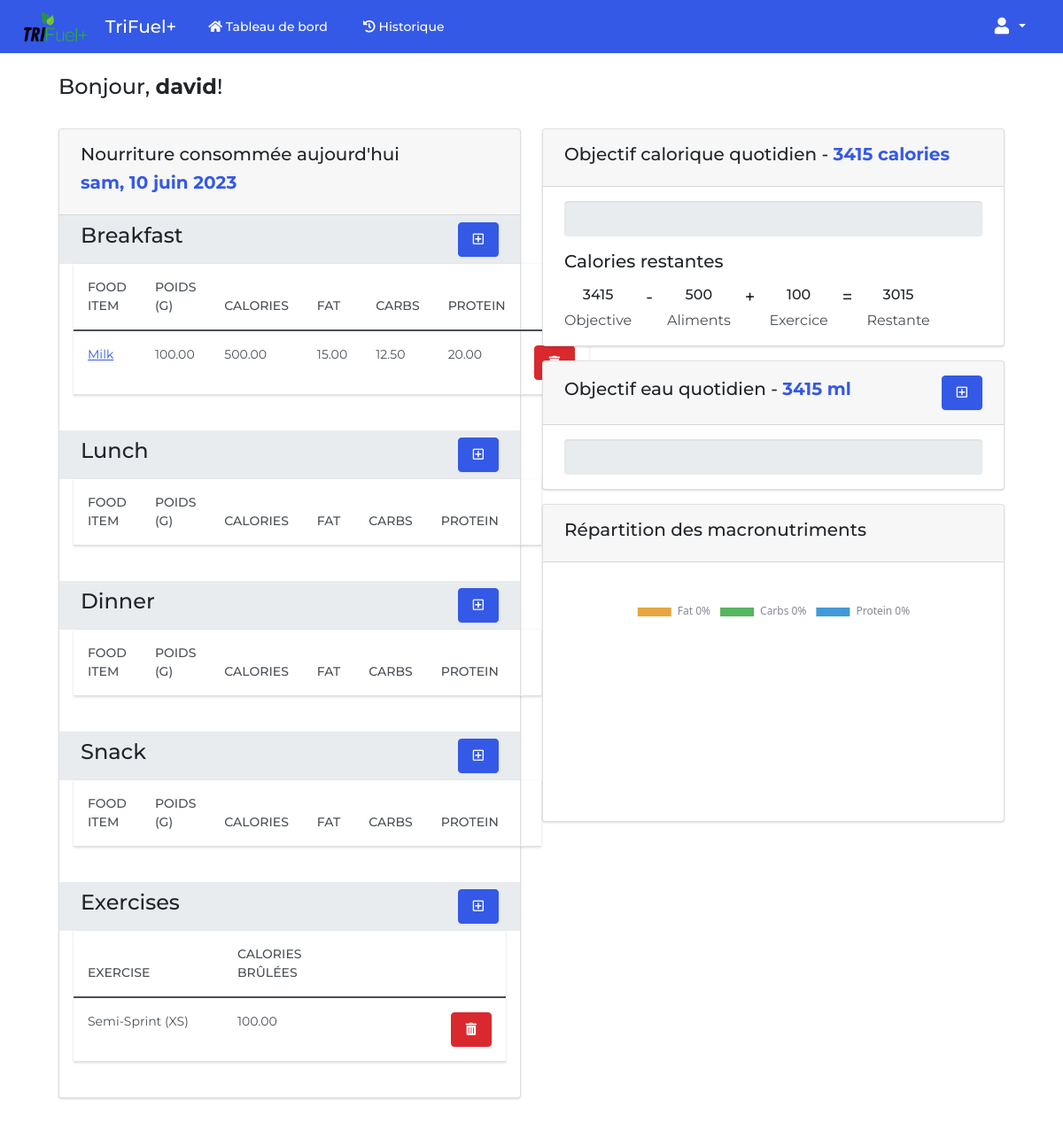
The app's page /dashboard (signed in), older data.
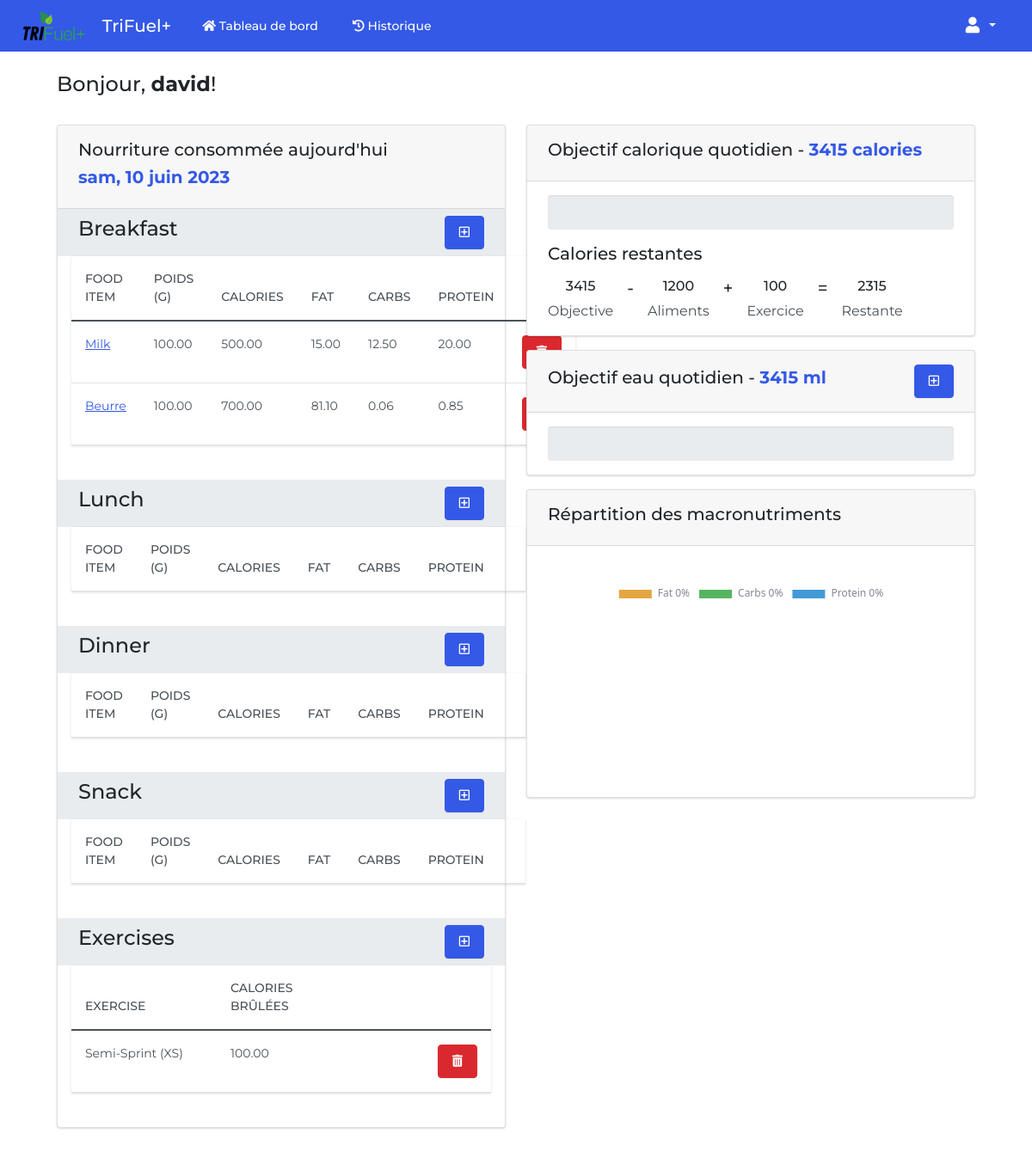
The same page, newer data.
### foodtracker/models.py (models this page shows, shortened)
class DailyFoodDetails(models.Model):
    class DaySection(models.TextChoices):
        BREAKFAST = ('BREAKFAST', 'Breakfast')
        LUNCH = ('LUNCH', 'Lunch')
        DINNER = ('DINNER', 'Dinner')
        SNACK = ('SNACK', 'Snack')
    detail_food = models.ForeignKey(DailyFood, on_delete=models.CASCADE, related_name='dailyfooddetails')
    aliment = models.ForeignKey(Aliment, null=True, on_delete=models.CASCADE)
    day_section = models.CharField(max_length=15, choices=DaySection.choices)
    weight_g = models.DecimalField(max_digits=8, decimal_places=2)
    energy_value = models.DecimalField(max_digits=8, decimal_places=2)
    total_energy_value = models.DecimalField(max_digits=8, decimal_places=2, null=True)
    protein =  models.DecimalField(max_digits=7, decimal_places=2)
    carboheidrates = models.DecimalField(max_digits=7, decimal_places=2)
    fat = models.DecimalField(max_digits=7, decimal_places=2)
    class Meta:
        db_table = 'dailyfooddetails'

class Aliment(models.Model):
    image = models.ImageField(upload_to='images/')
    name = models.CharField(max_length=255)
    category = models.ForeignKey(AlimentCategory, null=True, on_delete=models.SET_NULL, related_name='aliments')
    weight_g = models.DecimalField(max_digits=8, decimal_places=2)
    energy_value = models.DecimalField(max_digits=8, decimal_places=2)
    total_energy_value = models.DecimalField(max_digits=8, decimal_places=2, null=True)
    protein =  models.DecimalField(max_digits=7, decimal_places=2)
    carboheidrates = models.DecimalField(max_digits=7, decimal_places=2)
    fat = models.DecimalField(max_digits=7, decimal_places=2)
    class Meta:
        db_table = 'aliments'

class DailyExerciseDetails(models.Model):
    class ExerciseType(models.TextChoices):
        SEMI_SPRINT_XS = ('SEMI_SPRINT_XS', 'Semi-Sprint (XS)')
        SPRINT_S = ('SPRINT_S', 'Sprint (S)')
        OLYMPIQUE_M = ('OLYMPIQUE_M', 'Olympique (M)')
        TRIATHLON_L = ('TRIATHLON_L', 'Triathlon (L)')
        TRIATHLON_XL = ('TRIATHLON_XL', 'Triathlon (XL)')
    detail_food = models.ForeignKey(DailyFood, on_delete=models.CASCADE, related_name='dailyexercisedetails')
    exercise_type = models.CharField(max_length=255, choices=ExerciseType.choices)
    burned_calories = models.DecimalField(max_digits=8, decimal_places=2, null=True)
    class Meta:
        db_table = 'dailyexercisedetails'

### foodtracker/views.py (the view)
# urls.py: path('dashboard', views.dashboard, name='dashboard'),
@login_required
def dashboard(request):
    if request.user.role == User.UserRoles.TRIATHLETE:
        try:
            daily_food = DailyFood.objects.get(date=timezone.localdate(), athlete_id=request.user.id)
            daily_food_details = DailyFoodDetails.objects.filter(detail_food__id=daily_food.id)
            breakfast = daily_food_details.filter(day_section=DailyFoodDetails.DaySection.BREAKFAST)
            lunch = daily_food_details.filter(day_section=DailyFoodDetails.DaySection.LUNCH)
            dinner = daily_food_details.filter(day_section=DailyFoodDetails.DaySection.DINNER)
            snack = daily_food_details.filter(day_section=DailyFoodDetails.DaySection.SNACK)
            exercises = DailyExerciseDetails.objects.filter(detail_food__id=daily_food.id)
            goal_count = request.user.profile_triathlete.depense_energetique_journaliere
            aliments_count = builtins.sum(builtins.map(lambda x: x.total_energy_value, daily_food_details))
            exercise_count = builtins.sum(builtins.map(lambda x: x.burned_calories, exercises))
            remaining_count = goal_count - aliments_count + exercise_count
            daily_water_goal = daily_food.daily_water_consumption
            water_consumption_count = daily_food.water_consumption_count
        except DailyFood.DoesNotExist:
            daily_food = DailyFood.objects.create(
                athlete=request.user,
                daily_water_consumption=request.user.profile_triathlete.daily_water_consumption,
            )
            breakfast = []
            lunch = []
            dinner = []
            snack = []
            exercises = []
            goal_count = request.user.profile_triathlete.depense_energetique_journaliere
            aliments_count = 0
            exercise_count = 0
            remaining_count = goal_count - aliments_count + exercise_count
            daily_water_goal = request.user.profile_triathlete.daily_water_consumption
            water_consumption_count = 0
        return render(request, 'athelete_dashboard.html', {
            'breakfast': breakfast,
            'lunch': lunch,
            'dinner': dinner,
            'snack': snack,
            'exercises': exercises,
            'goal_count': goal_count,
            'aliments_count': aliments_count,
            'exercise_count': exercise_count,
            'remaining_count': remaining_count,
            'daily_water_goal': daily_water_goal,
            'water_consumption_count': water_consumption_count,
        })
    elif request.user.role == User.UserRoles.ENTRAINEUR:
        triathlete = Triathlete.objects.all()
        return render(request, 'trainer_dashboard.html', {
            'triathlete': triathlete,
        })
    elif request.user.role == User.UserRoles.ADMIN:
        return redirect(reverse('triathletes'))
    return render(request, 'dashboard.html')

### templates/athelete_dashboard.html (shortened to what the changed rows need)
{% extends 'base.html' %}
{% load static %}
{% block body %}
<div class='py-4 mt-auto'>
  <div class='container-fluid px-4'>
    <div class='row justify-content-center'>
      <div class='col-xl-12'>
        <div class='row'>
          <div class='col-md-6 mt-4'>
            <div class='card bg-secondary mb-3'>
              <div class='card-body' style="padding: 0;">
                <div>
                  <div style="padding: 0 1rem 1.5rem 1rem">
                    <table id='foodtable-fb' class='table table-hover'>
                      <thead>
                        <tr>
                          <th scope='col' class='col-md-2'>Food Item</th>
                          <th scope='col' class='col-md-2'>Poids (g)</th>
                          <th scope='col' class='col-md-2'>Calories</th>
                          <th scope='col' class='col-md-2'>Fat</th>
                          <th scope='col' class='col-md-2'>Carbs</th>
                          <th scope='col' class='col-md-2'>Protein</th>
                        </tr>
                      </thead>
                      <tbody>
                        {% for fb in breakfast %}
                        <tr>
                          <td class='col-md-2'>
                            <a href="{% url 'aliment_detail' pk=fb.aliment.id %}">{{ fb.aliment.name }}</a>
                          </td>
                          <td class='col-md-2'>{{ fb.weight_g }}</td>
                          <td class='col-md-2'>{{ fb.total_energy_value }}</td>
                          <td class='col-md-2'>{{ fb.fat }}</td>
                          <td class='col-md-2'>{{ fb.carboheidrates }}</td>
                          <td class='col-md-2'>{{ fb.protein }}</td>
                          <td>
                            <a class='btn btn-danger' href="{% url 'delete_daily_food' pk=fb.id %}">
                            </a>
                          </td>
                        </tr>
                        {% endfor %}
                      </tbody>
                    </table>
                  </div>
                </div>
                <div>
                  <div style="padding: 0 1rem 1.5rem 1rem">
                    <table id='foodtable-lb' class='table table-hover'>
                      <thead>
                        <tr>
                          <th scope='col' class='col-md-2'>Food Item</th>
                          <th scope='col' class='col-md-2'>Poids (g)</th>
                          <th scope='col' class='col-md-2'>Calories</th>
                          <th scope='col' class='col-md-2'>Fat</th>
                          <th scope='col' class='col-md-2'>Carbs</th>
                          <th scope='col' class='col-md-2'>Protein</th>
                          <th scope='col' class='col-md-2'></th>
                        </tr>
                      </thead>
                    </table>
                  </div>
                </div>
                <div>
                  <div style="padding: 0 1rem 1.5rem 1rem">
                    <table id='foodtable-db' class='table table-hover'>
                      <thead>
                        <tr>
                          <th scope='col' class='col-md-2'>Food Item</th>
                          <th scope='col' class='col-md-2'>Poids (g)</th>
                          <th scope='col' class='col-md-2'>Calories</th>
                          <th scope='col' class='col-md-2'>Fat</th>
                          <th scope='col' class='col-md-2'>Carbs</th>
                          <th scope='col' class='col-md-2'>Protein</th>
                          <th scope='col' class='col-md-2'></th>
                        </tr>
                      </thead>
                    </table>
                  </div>
                </div>
                <div>
                  <div style="padding: 0 1rem 1.5rem 1rem">
                    <table id='foodtable-sn' class='table table-hover'>
                      <thead>
                        <tr>
                          <th scope='col' class='col-md-2'>Food Item</th>
                          <th scope='col' class='col-md-2'>Poids (g)</th>
                          <th scope='col' class='col-md-2'>Calories</th>
                          <th scope='col' class='col-md-2'>Fat</th>
                          <th scope='col' class='col-md-2'>Carbs</th>
                          <th scope='col' class='col-md-2'>Protein</th>
                          <th scope='col' class='col-md-2'></th>
                        </tr>
                      </thead>
                    </table>
                  </div>
                </div>
                <div>
                  <div style="padding: 0 1rem 1.5rem 1rem">
                    <table id='foodtable-ex' class='table table-hover'>
                      <thead>
                        <tr>
                          <th scope='col' class='col-md-2'>Exercise</th>
                          <th scope='col' class='col-md-2'>calories brûlées</th>
                          <th scope='col' class='col-md-2'></th>
                        </tr>
                      </thead>
                      <tbody>
                        {% for ex in exercises %}
                        <tr>
                          <td class='col-md-2'>{{ ex.get_exercise_type_display }}</td>
                          <td class='col-md-2'>{{ ex.burned_calories }}</td>
                          <td class="d-flex justify-content-end">
                            <a class='btn btn-danger' href="{% url 'delete_daily_exercise' pk=ex.id %}">
                              <i class='fas fa-trash-alt'></i>
                            </a>
                          </td>
                        </tr>
                        {% endfor %}
                      </tbody>
                    </table>
                  </div>
                </div>
              </div>
            </div>
          </div>
          <div class='col-md-6 mt-4'>
            <div class='card bg-secondary mb-3'>
              <div class='card-body justify-content-center'>
                <div class="mt-3">
                  <div class="d-flex">
                    <div class="d-flex flex-column align-items-center">
                      <div>
                        <h6 id="aliments_count">{{ aliments_count|floatformat:"0" }}</h6>
                      </div>
                    </div>
                    <div class="d-flex flex-column align-items-center">
                      <div>
                        <h6 id="remaining_count">{{ remaining_count|floatformat:"0" }}</h6>
                      </div>
                    </div>
                  </div>
                </div>
              </div>
            </div>
          </div>
        </div>
      </div>
    </div>
  </div>
</div>
{% endblock body %}

Row changes from the older to the newer data that the page shows:
added DailyFoodDetails: aliment.name "Beurre", weight_g "100.00", total_energy_value "700.00", fat "81.10", carboheidrates "0.06", protein "0.85"
Text that changed along with them:
{{ aliments_count|floatformat:"0" }}: "500" → "1200"
{{ remaining_count|floatformat:"0" }}: "3015" → "2315"
